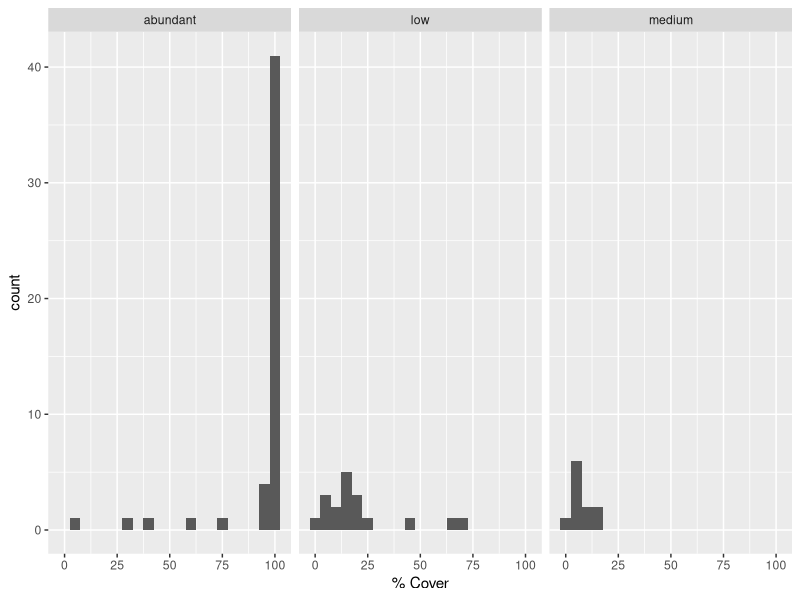

Write the R code that produced this figure. (Note: this script raises an error after producing the figure.)
#Final Project 


#A project-specific ‘R’ project + Git Hub repository (see name of project) ----
#evidence of version control ... (Show GitHub repository) ----

library(readxl)

#read in data (see below) ----
data <- read_xlsx('SFBVEG2013.xlsx')


#indexing ----
names(data)
species <- unique(data$Species)

#subsetting ----

jc1 <- subset(x = data, data$TransectID == 'Jaumea carnosa', select = c('Canopy Height', 'Density'))
jc1
jc2 <- subset(x=data, data$Species == 'Jaumea carnosa', select = c('Canopy Height', '% Cover'))
jc2


#ordering and summarizing ---- 
library(tidyverse)

names(data)

data$`% Cover` <- as.numeric(data$`% Cover`)

sp.cover <- data %>% group_by(Species) %>% 
  summarise(avg.Cover = mean(`% Cover`, na.rm=T), Cover.stdev = sd(`% Cover`, na.rm = T))
sp.cover

sp.Density <- data %>% group_by(Species) %>% 
  summarise(avg.Density = mean(`Density`, na.rm=T), Density.stdev = sd(`Density`, na.rm = T))
sp.Density

sp.CD <- merge(x=sp.cover, y = sp.Density, by = 'Species' )
sp.CD
sp.CD[3,] 
sp.CD <- sp.CD[-3,]
sp.CD

#use if else and for loop ---- 

coverabundance <- function(x){
  cover <- x[,2]
  
if(cover > 80){ abundance <- 'abundant' }
  else if(cover < 10){abundance <- 'medium'}
  else{abundance <- 'low'}
  return(abundance)
}
sp.CD$abundance <- NA
for(i in 1:nrow(sp.CD)){sp.CD[i,]$abundance <- coverabundance(x = sp.CD[i,])}
sp.CD

#reshape data with melt ---- 

library(reshape2)

sp.AB <- melt(data=sp.CD, id.vars = c('abundance'), measure.vars = 'Species')
sp.AB

#for loop again ----- 
realdeal <- function(x){
  plant <- x[,13]
  if(plant == 'Salicornia pacifica'){abundance <- 'abundant'}
  else if(plant == 'Cuscuta salina'){abundance <- 'medium'}
  else if(plant =='Limonium californicum'){abundance <- 'medium'}
  else{abundance <- 'low'}
  return(abundance)
}

data$abundance <- NA
for(i in 1:nrow(data)){data[i,]$abundance <- realdeal(x = data[i,])}
unique(data$abundance)

#Oh dang, I could have done that with ddply. lol.  

#Use ddply ----- 

library(plyr)
data1 <- ddply(.data = data, .variables = 'Species', function(x){
  p = unique(x$Species)
  abundancy <- function(y){
    if(y == 'Salicornia pacifica') q <- 'abundant'
    else if(y == 'Cuscuta salina') q <- 'medium'
    else if(y=='Limonium californicum') q <- 'medium'
    else q <- 'low'
  }
  x$abundance <- abundancy(y=p)
  return(x)
}, .inform=T, .progress = "text")
head(data1)

library(ggplot2)

#create histogram ---- 

ggplot(data = data1, aes(x = `% Cover`)) + 
  geom_histogram(binwidth = 5) +
  facet_wrap(.~abundance) 

names(data1)


#ggplot with 2 geoms 

ggplot(data=data1, aes(abundance, `% Cover`)) +
  geom_bar() 
  
ggplot(data1, aes(`% Cover`, Density, color = abundance)) +
  geom_point() +
  
  ggplot(data1) +
  geom_bar(aes(x=abundance, y=`% Cover`, fill = Density), position="stack", stat="identity") 
 
  

ggplot(data1, aes(abundance,`% Cover` , color = Density)) +
  geom_point() + 
  scale_color_continuous(type='viridis') + 
  geom_count() +
  theme_linedraw()

  













